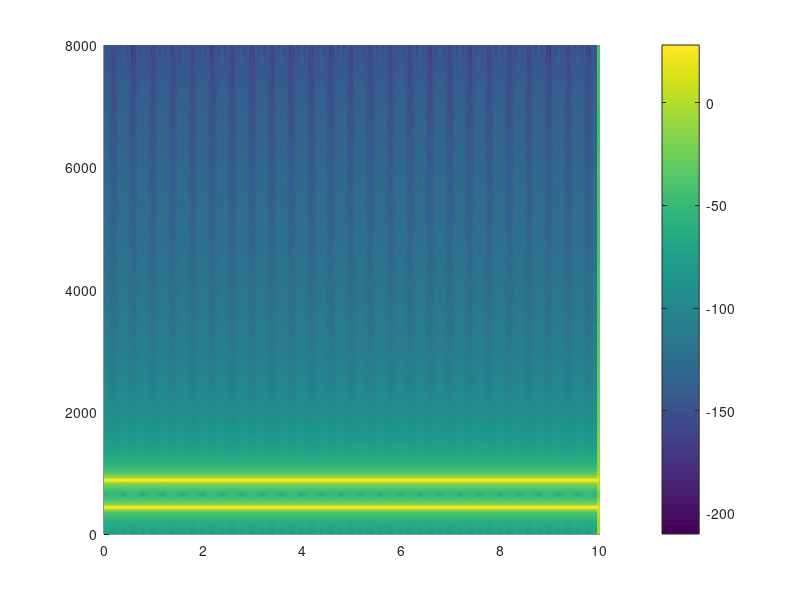

The MATLAB script that drew this image:
clear; close all; clc;

Fs = 16*1000;
nyquistFrequecy=Fs/2;
T = 10;
time = linspace(0,T,T*Fs).';

f1 = 440;
f2 = 2*f1;
omega1 = 2*pi*f1;
omega2 = 2*pi*f2;
theta = 0;

amp = 0.1;

sinwave1 = amp*sin(omega1*time+theta);
sinwave2 = amp*sin(omega2*time+theta);

sinwave = sinwave1+sinwave2;

length = 1024;
win = hann(length);

shiftSize = length/2;
rem = rem(T*Fs,shiftSize);
padSize = length-rem;
zeroMatrix = zeros(padSize,1);
fixedWave = cat(1,sinwave,zeroMatrix);

nTimeFrame = (T*Fs+padSize)/shiftSize-1;
spectrogram = zeros(length,nTimeFrame);

for start = 1:1:nTimeFrame
    startP = 1+(start-1)*shiftSize;
    endP = startP+length-1;
    cutWave = fixedWave(startP:endP);
    cutWaveWin = cutWave.*win;
    spectrogram(:,start) = fft(cutWaveWin);
end



powerSpectrogram = 10*log10(abs(spectrogram).^2);

xAxis = linspace(0,T,nTimeFrame);
yAxis = linspace(0,Fs,length);
sc = imagesc('XData',xAxis,'YData',yAxis,'CData',powerSpectrogram);
axis  tight;
ylim([0 nyquistFrequecy])
colorbar



